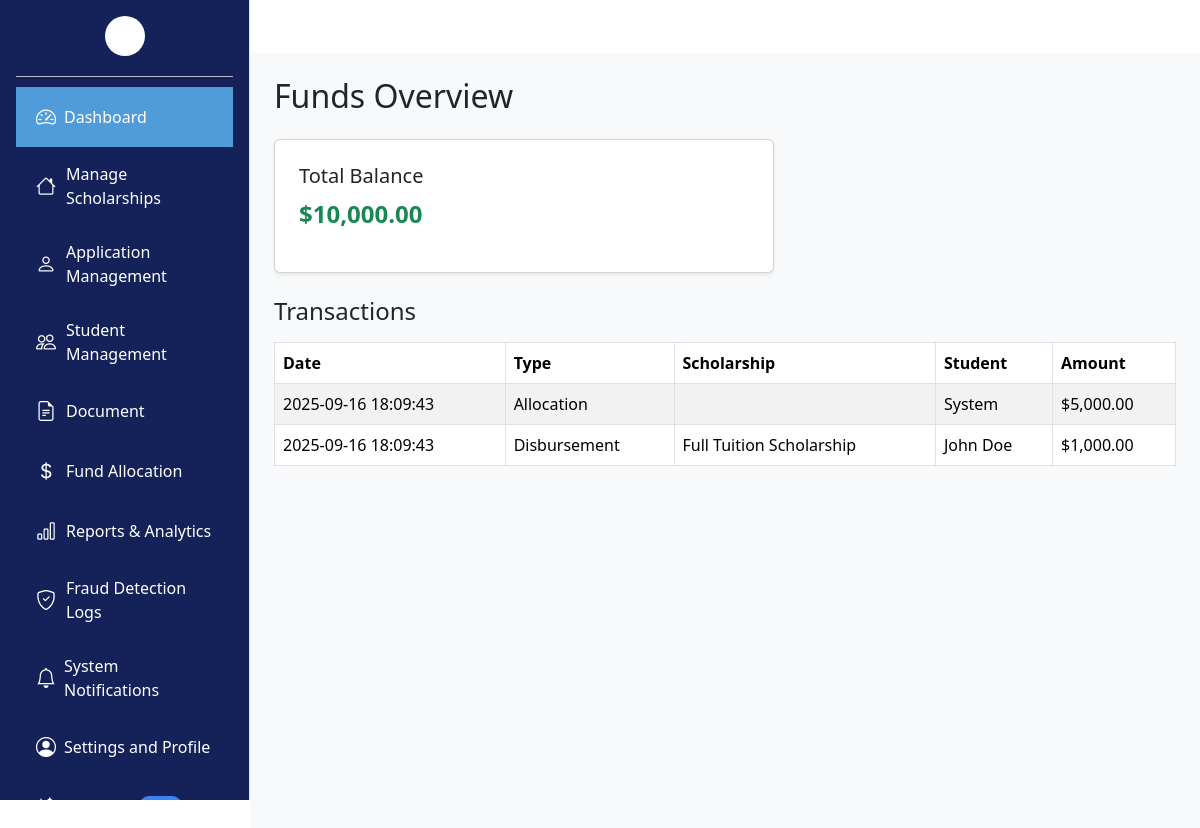
The app's page /Admin/fund.php with its own data.
### tables this page shows
CREATE TABLE funds (
  id INT AUTO_INCREMENT PRIMARY KEY,
  total_balance DECIMAL(12,2) NOT NULL
);

CREATE TABLE transactions (
  id INT AUTO_INCREMENT PRIMARY KEY,
  date TIMESTAMP DEFAULT CURRENT_TIMESTAMP,
  type ENUM('Allocation','Disbursement') NOT NULL,
  scholarship_id INT NULL,
  student VARCHAR(255) NULL,
  amount DECIMAL(12,2) NOT NULL,
  CONSTRAINT fk_scholarship
    FOREIGN KEY (scholarship_id) REFERENCES Scholarships(scholarship_id)
    ON DELETE SET NULL
    ON UPDATE CASCADE
);

CREATE TABLE Scholarships (
    scholarship_id INT PRIMARY KEY AUTO_INCREMENT,
    name VARCHAR(255) NOT NULL,
    amount DECIMAL(10,2) NOT NULL CHECK (amount > 0),
    gpa DECIMAL(3,1) DEFAULT NULL,
    other_criteria VARCHAR(255) DEFAULT NULL,
    application_start DATE DEFAULT NULL,
    application_end DATE NOT NULL,
    status ENUM('Open', 'Closed', 'Awarded') DEFAULT 'Open',
    created_at TIMESTAMP DEFAULT CURRENT_TIMESTAMP
);

### Admin/fund.php (the view, shortened to what this page needs)
<?php
include "../Database/db.php";
$result = $conn->query("SELECT * FROM funds LIMIT 1");
$fund = $result->fetch_assoc();
$transactions = $conn->query("SELECT t.id, t.date, t.type, s.name AS scholarship_name, t.student, t.amount
                              FROM transactions t
                              LEFT JOIN Scholarships s ON t.scholarship_id = s.scholarship_id
                              ORDER BY t.date DESC");
?>
<!DOCTYPE html>
<html lang="en">
<head>
  <link href="https://cdn.jsdelivr.net/npm/bootstrap@5.3.3/dist/css/bootstrap.min.css" rel="stylesheet"/>
  <link href="https://cdn.jsdelivr.net/npm/bootstrap-icons@1.10.5/font/bootstrap-icons.css" rel="stylesheet"/>
</head>
<body>
<?php include 'sidebar.php'; ?>
  <div class="main-content p-4">
    <h2 class="mb-4">Funds Overview</h2>
    <div class="card shadow-sm p-4 mb-4" style="max-width: 500px;">
      <h5>Total Balance</h5>
      <p class="fs-4 text-success fw-bold">
        $<?= number_format($fund['total_balance'], 2) ?>
      </p>
    </div>
    <h4 class="mb-3">Transactions</h4>
    <table class="table table-bordered table-striped">
      <thead>
        <tr>
          <th>Date</th>
          <th>Type</th>
          <th>Scholarship</th>
          <th>Student</th>
          <th>Amount</th>
        </tr>
      </thead>
      <tbody>
        <?php while ($row = $transactions->fetch_assoc()): ?>
          <tr>
            <td><?= htmlspecialchars($row['date']) ?></td>
            <td><?= htmlspecialchars($row['type']) ?></td>
            <td><?= htmlspecialchars($row['scholarship_name']) ?></td>
            <td><?= htmlspecialchars($row['student']) ?></td>
            <td>$<?= number_format($row['amount'], 2) ?></td>
          </tr>
        <?php endwhile; ?>
      </tbody>
    </table>
  </div>
</body>
</html>

### Admin/fund.php (style rules this page uses)
.main-content { background-color:#f8f9fa; min-height:100vh; }

### Admin/sidebar.php (style rules this page uses)
.main-content { margin-left: 250px; padding: 20px; }

### records on screen
funds: total_balance "10,000.00"
transactions: date "2025-09-16 18:09:43", type "Allocation", student "System", amount "5,000.00"
transactions: date "2025-09-16 18:09:43", type "Disbursement", scholarship.name "Full Tuition Scholarship", student "John Doe", amount "1,000.00"
